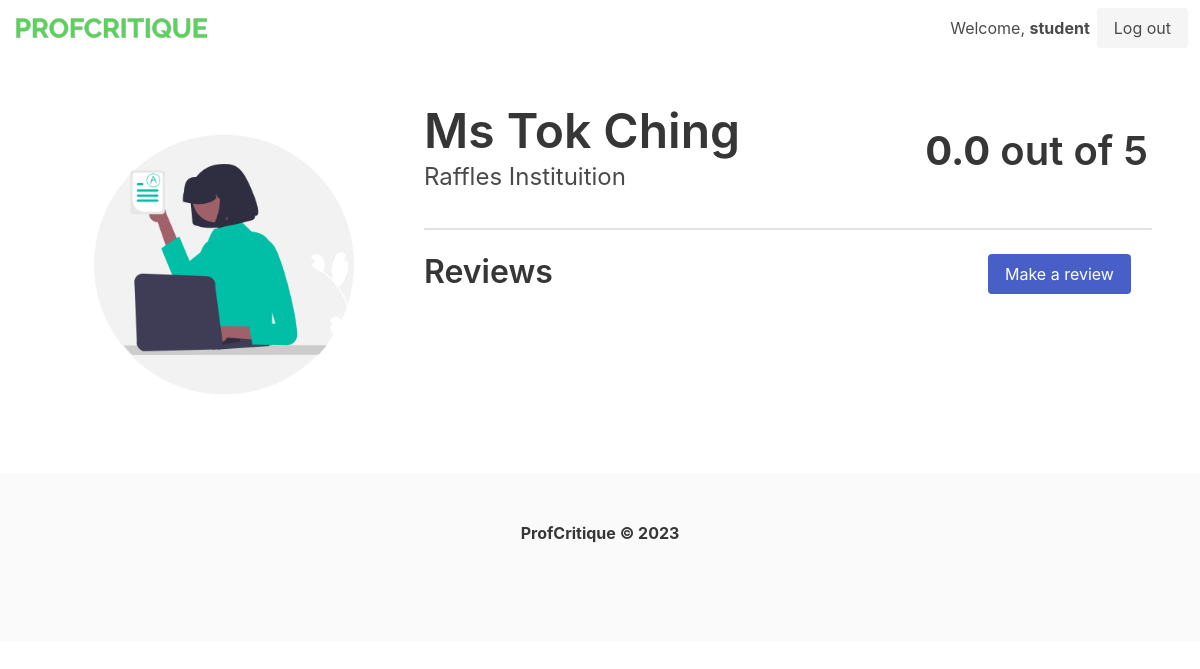
/teacher/2 (signed in), run on an earlier commit of the app's database.
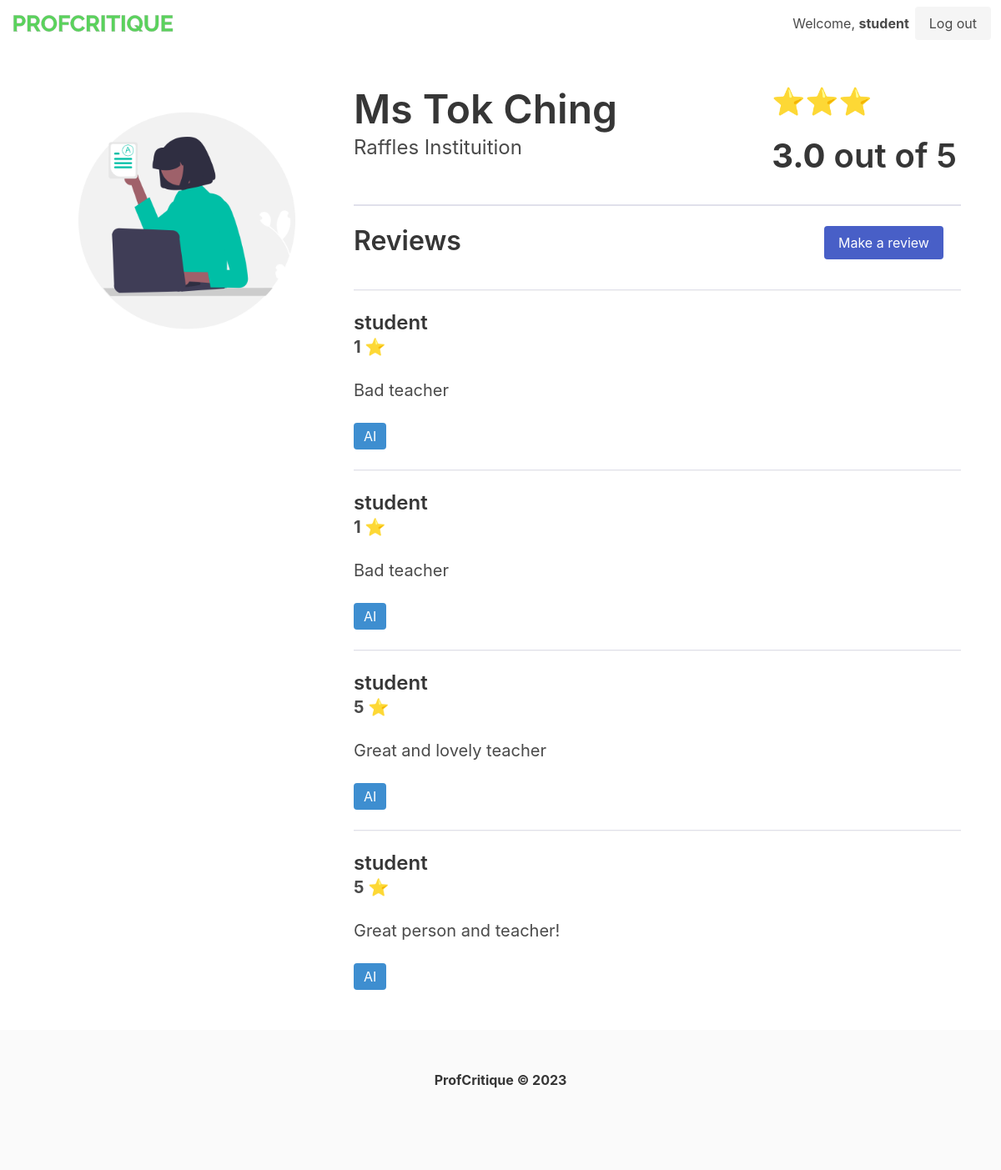
And on a later commit of the database.
### tables this page shows
CREATE TABLE users (
            id INTEGER PRIMARY KEY AUTOINCREMENT,
            username TEXT,
            password TEXT
        );

CREATE TABLE teachers (
            id INTEGER PRIMARY KEY,
            name TEXT,
            school_id INTEGER,
            FOREIGN KEY(school_id) REFERENCES schools(id)
        );

CREATE TABLE schools (
            id INTEGER PRIMARY KEY,
            name TEXT
        );

CREATE TABLE reviews (
            id INTEGER PRIMARY KEY AUTOINCREMENT,
            teacher_id INTEGER,
            user_id INTEGER,
            rating INTEGER,
            comment TEXT,
            flag TEXT,
            FOREIGN KEY(teacher_id) REFERENCES teachers(id),
            FOREIGN KEY(user_id) REFERENCES users(id)
        );

### main.py (the view)
@app.route("/teacher/<teacher_id>", methods=["GET"])
@login_required
def teacher_profile(teacher_id=""):
    result = db.get_teacher_by_id(teacher_id)
    reviews = db.get_review(teacher_id)
    print(result["rating"])
    print(round(result["rating"], None) * "⭐")
    result["bar"] = round(result["rating"], None) * "⭐"
    return render_template(
        "teacher.html", teacher_id=teacher_id, result=result, reviews=reviews
    )

### main.py (called while the page is built)
@login_manager.user_loader
def load_user(user_id):
    user = db.get_user_by_id(user_id)
    if user is None:
        return None
    else:
        return User(int(user["id"]), user["username"], user["password"])

### utils/datastore.py (called while the page is built)
    def get_conn(self) -> sqlite3.Connection:
        def dict_factory(cursor: sqlite3.Cursor, row: sqlite3.Row) -> dict:
            d = {}
            for idx, col in enumerate(cursor.description):
                d[col[0]] = row[idx]
            return d
        conn = sqlite3.connect(self.uri)
        conn.row_factory = dict_factory
        return conn

    def get_record(self, command, param=None):
        conn = self.get_conn()
        cur = conn.cursor()
        if param is None:
            cur.execute(query_table[command])
        else:
            cur.execute(query_table[command], param)
        return cur.fetchone()

    def get_records(self, command, param=None):
        conn = self.get_conn()
        cur = conn.cursor()
        if param is None:
            cur.execute(query_table[command])
        else:
            cur.execute(query_table[command], param)
        return cur.fetchall()

    def get_user_by_id(self, user_id):
        user = self.get_record("load_user_by_id", (user_id,))
        return user

    def get_teacher_by_id(self, teacher_id):
        teacher = self.get_record("get_teacher_by_id", (int(teacher_id),))
        score = self.get_record("get_aggregated_score", (int(teacher_id),))
        if score["rating"] is None:
            score["rating"] = 0.0
        return dict(teacher, **score)

    def get_review(self, teacher_id):
        reviews = self.get_records("get_review", (int(teacher_id),))
        return reviews

### templates/teacher.html
{% extends "layout.html" %}
{% block body %}
<section class="section is-small">
    <div class="columns">
        <div class="column is-one-third">
            <figure class="image">
                <img src="{{url_for('static', filename='teacher_profile.png')}}">
            </figure>
        </div>
        <div class="column is-two-thirds">
            <div class="columns">
                <div class="column">
                    <h1 class="title is-1">{{ result["teacher_name"] }}</h1>
                    <h2 class="subtitle is-4">{{ result["school_name"] }}</h2>
                </div>
                <div class="column is-4">
                    <h1 class="title is-3">{{ result["bar"] }}</h1>
                    <h1 class="title is-2   "><b>{{ result["rating"]|round(1) }}</b> out of 5</h1>
                </div>
            </div>
            <hr style="border-top: 2px solid #e0e0eb;">
            <div class="columns">
                <div class="column">
                    <h1 class="title is-3">Reviews</h1>
                </div>
                <div class="column is-3">
                    <a class="button is-link" href="/teacher/{{ teacher_id }}/review">Make a review</a>
                </div>
            </div>
            {% if reviews %}
            {% for review in reviews %}
            <div class="row">
                <hr style="border-top: 1px solid #e0e0eb;">
                <h1 class="title is-4">{{ review["username"] }}</h1>
                <h2 class="subtitle is-5 is-right"><b>{{ review["rating"] }} ⭐</b></h2>
                <p class="is-size-5">{{ review["review"] }}</p>
                <br>
                <span class="tag is-info is-medium">{{ review["flag"] }}</span>
            </div>
            {% endfor %}
            {% endif %}
        </div>
    </div>
</section>
{% endblock %}

### templates/layout.html (shortened to what this page needs)
<!doctype html>
<html lang="en">
<head>
    <link rel="stylesheet" href="https://cdn.jsdelivr.net/npm/bulma@0.9.4/css/bulma.min.css">
</head>
<body>
    <nav class="navbar">
        <div class="navbar-brand">
            <a class="navbar-item" href="/">
                <img src="{{url_for('static', filename='logo.png')}}" width="200" height="30">
            </a>
        </div>
        <div class="navbar-end">
            <div class="navbar-item">
                {% if current_user.is_authenticated %}
                <h3 style="margin-right:7px">Welcome, <b>{{ current_user.username}}</b></h3>
                <a class="button is-light" href="/logout">
                    Log out
                </a>
                {% endif %}
            </div>
        </div>
    </nav>
    {% block body %}
    {% endblock %}
</body>
<footer class="footer">
    <div class="content has-text-centered">
        <p>
            <strong>ProfCritique © 2023</strong>
        </p>
    </div>
</footer>
</html>

What changed in the data, as far as the page shows it:
added reviews: username "student", rating "1", review "Bad teacher", flag "AI"
added reviews: username "student", rating "1", review "Bad teacher", flag "AI"
added reviews: username "student", rating "5", review "Great and lovely teacher", flag "AI"
added reviews: username "student", rating "5", review "Great person and teacher!", flag "AI"
Also different on the page:
{{ result["bar"] }}: (not shown) → "⭐⭐⭐"
{{ result["rating"]|round(1) }}: "0.0" → "3.0"
